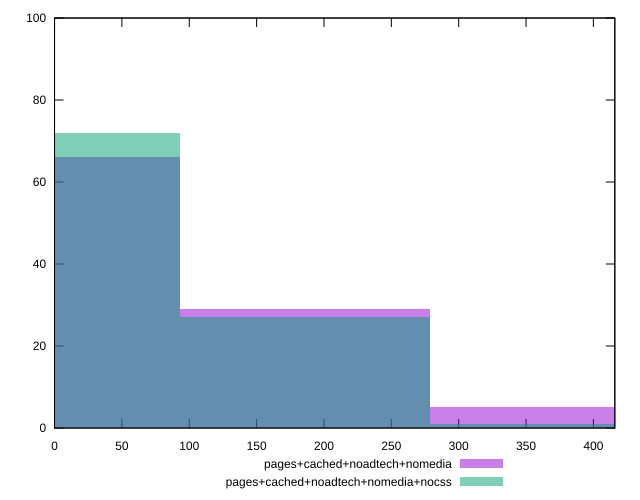

This chart was generated by the following gnuplot code:
reset

$pagesCachedNoadtechNomedia <<EOF
371.60956613540196 5
0 66
185.80478306770098 29
EOF

$pagesCachedNoadtechNomediaNocss <<EOF
371.60956613540196 1
185.80478306770098 27
0 72
EOF

set key outside below
set boxwidth 185.80478306770098
set xrange [0:415.898]
set yrange [0:100]
set trange [0:100]
set style fill transparent solid 0.5 noborder
set terminal svg size 640, 500 enhanced background rgb 'white'
set output "report_00017_2021-02-10T15-08-03.406Z/uses-rel-preconnect/comparison/histogram/3_vs_4.svg"

plot $pagesCachedNoadtechNomedia title "pages+cached+noadtech+nomedia" with boxes, \
     $pagesCachedNoadtechNomediaNocss title "pages+cached+noadtech+nomedia+nocss" with boxes

reset
